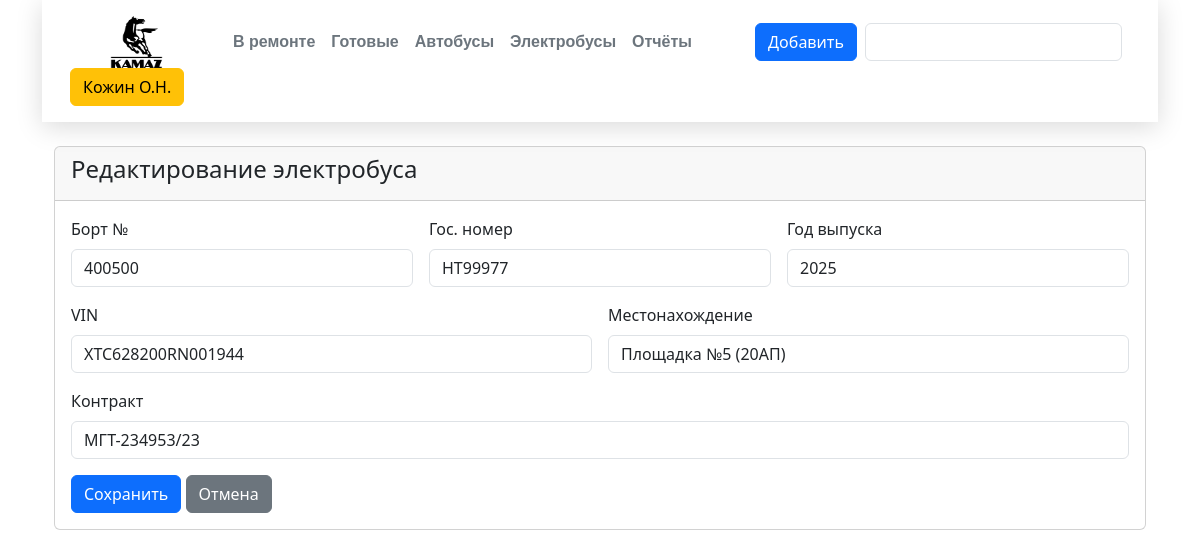
Page /edit_elcar/532 (signed in) on the committed database.
### app.py (models this page shows)
class User(UserMixin):
    def init(self, username):
        self.id = username

class Elcar(db.Model):
    __tablename__ = 'elbuses'
    id = db.Column(db.Integer, primary_key=True)
    bort = db.Column(db.String(20))
    gos_number = db.Column(db.String(20))
    year = db.Column(db.Integer)
    vin = db.Column(db.String(50))
    location = db.Column(db.String(100))
    contract = db.Column(db.String(100))

### app.py (the view, shortened to what this page needs)
@app.route('/edit_elcar/<int:elcar_id>', methods=['GET', 'POST'])
def edit_elcar(elcar_id):
    elcar = Elcar.query.get_or_404(elcar_id)
    return render_template('edit_elcar.html', elcar=elcar)

### app.py (called while the page is built)
@login_manager.user_loader
def load_user(user_id):
    return User.query.get(int(user_id))

@app.context_processor
def inject_pytz():
    return {'pytz': pytz}

### templates/edit_elcar.html (shortened to what this page needs)
{% extends "base.html" %}
{% block body %}
<div class="container mt-4">
    <div class="card">
        <div class="card-header">
            <h4>Редактирование электробуса</h4>
        </div>
        <div class="card-body">
            <form method="POST">
                <div class="row g-3">
                    <div class="col-md-4">
                        <label class="form-label">Борт №</label>
                        <input type="text" class="form-control" name="bort" value="{{ elcar.bort }}" required>
                    </div>
                    <div class="col-md-4">
                        <label class="form-label">Гос. номер</label>
                        <input type="text" class="form-control" name="gos_number" value="{{ elcar.gos_number }}">
                    </div>
                    <div class="col-md-4">
                        <label class="form-label">Год выпуска</label>
                        <input type="number" class="form-control" name="year" value="{{ elcar.year }}">
                    </div>
                    <div class="col-md-6">
                        <label class="form-label">VIN</label>
                        <input type="text" class="form-control" name="vin" value="{{ elcar.vin }}">
                    </div>
                    <div class="col-md-6">
                        <label class="form-label">Местонахождение</label>
                        <input type="text" class="form-control" name="location" value="{{ elcar.location }}">
                    </div>
                    <div class="col-12">
                        <label class="form-label">Контракт</label>
                        <input type="text" class="form-control" name="contract" value="{{ elcar.contract }}">
                    </div>
                    <div class="col-12">
                        <button type="submit" class="btn btn-primary">Сохранить</button>
                        <a href="{{ url_for('electrobuses') }}" class="btn btn-secondary">Отмена</a>
                    </div>
                </div>
            </form>
        </div>
    </div>
</div>
{% endblock %}

### templates/base.html (shortened to what this page needs)
<!DOCTYPE html>
<html lang="en">
<head>
    <link href="https://cdn.jsdelivr.net/npm/bootstrap@5.3.5/dist/css/bootstrap.min.css" rel="stylesheet">
    <link rel="stylesheet" href="{{ url_for('static', filename='css/main.css') }}">
    <link rel="stylesheet" href="https://cdn.jsdelivr.net/npm/bootstrap-icons@1.8.1/font/bootstrap-icons.css">
</head>
<body>
<div class="container">
    <header class="p-3 text-bg-white">
        <div class="container">
            <div class="d-flex flex-wrap align-items-center justify-content-center justify-content-lg-start">
                <a href="/" class="d-flex align-items-center mb-2 mb-lg-0 text-white text-decoration-none me-auto" style="margin-left: -15px;">
                    <svg class="bi me-2" width="40" height="32" role="img" aria-label="Bootstrap"><use href="#bootstrap"></use></svg>
                    <img class="header__img" src="{{ url_for('static',filename='img/law.png') }}" alt="law">
                </a>
                <ul class="nav col-12 col-lg-auto me-lg-auto mb-2 justify-content-center mb-md-0">
                    <li><a href="{{ url_for('index') }}" class="nav-link px-2 link-secondary">В ремонте</a></li>
                    <li><a href="{{ url_for('about') }}" class="nav-link px-2 link-secondary">Готовые</a></li>
                    <li><a href="{{ url_for('buses') }}" class="nav-link px-2 link-secondary">Автобусы</a></li>
                    <li><a href="{{ url_for('electrobuses') }}" class="nav-link px-2 link-secondary">Электробусы</a></li>
                    <li><a href="{{ url_for('reports') }}" class="nav-link px-2 link-secondary">Отчёты</a></li>
                </ul>
                {% if current_user.is_authenticated %}
                <div class="text-end">
                    <button type="button" class="btn btn-primary me-2" data-bs-toggle="modal" data-bs-target="#addTaskModal">Добавить</button>
                </div>
                {% endif %}
                <form class="col-12 col-lg-auto mb-3 mb-lg-0 me-lg-2" role="search">
                    <input type="search" class="form-control form-control-dark text-bg-white" placeholder="" aria-label="Search">
                </form>
                <div class="text-end">
                    {% if current_user.is_authenticated %}
                        <form action="{{ url_for('logout') }}" method="GET" style="display:inline;">
                        <button type="submit" class="btn btn-outline-orange me-2">{{ current_user.full_name }}</button>
                        </form>
                    {% else %}
                        <button type="button" class="btn btn-outline-orange me-2" data-bs-toggle="modal" data-bs-target="#loginModal">Войти</button>
                    {% endif %}
                </div>
            </div>
        </div>
    </header>
    {% block body %}{% endblock %}
</div>
</body>
</html>

### static/css/main.css (style rules this page uses)
.nav-link { font-family: Arial, sans-serif, sans-serif;font-weight: bold; }
.header__img { height: 52px; width: 67px; }
header { position: sticky; top: 0; padding: 10px; z-index: 1000; background: #fff; -webkit-box-shadow: 0 5px 25px rgba(0, 0, 0, 0.15); box-shadow: 0 5px 25px rgba(0, 0, 0, 0.15); }
.btn-outline-orange { color: #000; background-color: #ffc107; border-color: #ffc107; }

### rows in the picture
User: full_name "Кожин О.Н."
Elcar: bort "400500", gos_number "НТ99977", year "2025", vin "XTC628200RN001944", location "Площадка №5 (20АП)", contract "МГТ-234953/23"
